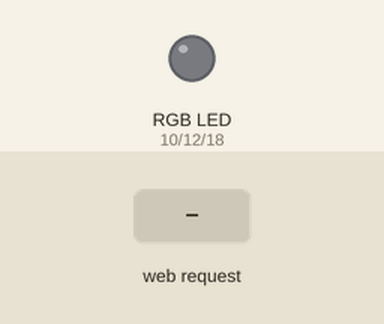
Recording of a program running on a simulated Raspberry Pi (header pin numbers). Parts: an RGB LED mixed from three pins (HIGH = lit). The test bench sets the inputs (shaded band). What the program prints to the terminal is not drawn.

Above: at 1.2 s.
1.3 s: HTTP request for /dance received
At 1.7 s:
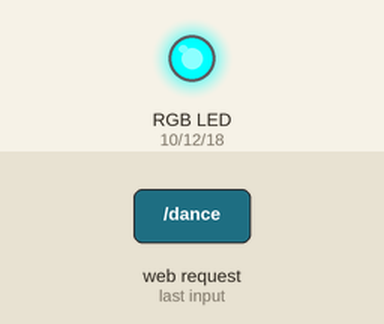
At 2.2 s:
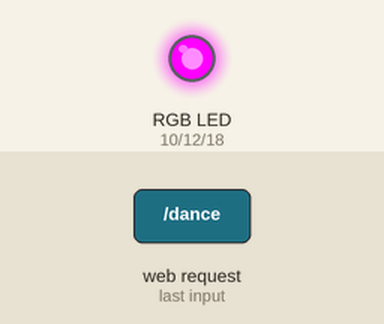
Timing chart, 0 to 25.3 s (numbered marks = the images above; inputs shaded):
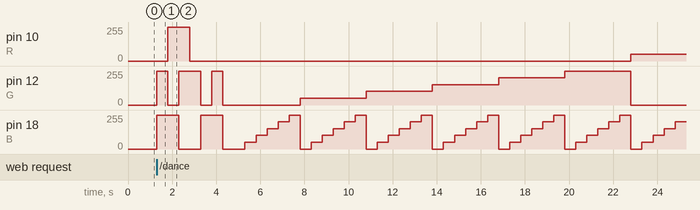

Measured:
- after the input at 1.3 s, pin 10 (R): 0/255 → 255/255 after 0.50 s, → 0/255 1.0 s later, → 51/255 20.0 s later; pin 12 (G): 0/255 → 255/255 at once, → 0/255 0.50 s later, → 255/255 0.50 s later, → 0/255 1.0 s later, … (12 changes in this stretch)

The program:

main.py
```python
from flask import Flask,render_template
import RPi.GPIO as GPIO
import time

GPIO.setwarnings(False)
GPIO.setmode(GPIO.BOARD)
R = 10
G = 12
B = 18
pir_pin = 16
light_pin = 40
GPIO.setup(pir_pin,GPIO.IN)
GPIO.setup(light_pin,GPIO.IN)

app = Flask(__name__)

@app.route('/')
def main():
    return render_template('main.html')

@app.route('/on')
def on():
    GPIO.setup(R,GPIO.OUT)
    GPIO.setup(G,GPIO.OUT)
    GPIO.setup(B,GPIO.OUT)

    GPIO.PWM(R,10)
    GPIO.PWM(G,10)
    GPIO.PWM(B,10)
    return render_template('main.html')
@app.route('/off')
def off():
    GPIO.setup(R,GPIO.IN)
    GPIO.setup(G,GPIO.IN)
    GPIO.setup(B,GPIO.IN)
    return render_template('main.html')
@app.route('/one')
def one():
    GPIO.setup(R,GPIO.IN)
    GPIO.setup(G,GPIO.IN)
    GPIO.setup(B,GPIO.OUT)

    #pwm_ledR = GPIO.PWM(R,500)
    #pwm_ledG = GPIO.PWM(G,500)
    pwm_ledB = GPIO.PWM(B,500)

    #pwm_ledR.start(100)
    #pwm_ledG.start(100)
    pwm_ledB.start(100)

    #pwm_ledR.ChangeDutyCycle(5)
    #pwm_ledG.ChangeDutyCycle(5)
    pwm_ledB.ChangeDutyCycle(1)
    return render_template('main.html')
@app.route('/two')
def two():
    GPIO.setup(R,GPIO.IN)
    GPIO.setup(G,GPIO.OUT)
    GPIO.setup(B,GPIO.IN)

    #pwm_ledR = GPIO.PWM(R,100)
    pwm_ledG = GPIO.PWM(G,100)
    #pwm_ledB = GPIO.PWM(B,100)n

    #pwm_ledR.start(100)
    pwm_ledG.start(100)
    #pwm_ledB.start(100)

    #pwm_ledR.ChangeDutyCycle(15)
    pwm_ledG.ChangeDutyCycle(50)
    #pwm_ledB.ChangeDutyCycle(22)
    return render_template('main.html')

@app.route('/three')
def three():
    GPIO.setup(R,GPIO.OUT)
    GPIO.setup(G,GPIO.IN)
    GPIO.setup(B,GPIO.IN)

    pwm_ledR = GPIO.PWM(R,500)
    #pwm_ledG = GPIO.PWM(G,500)
    #pwm_ledB = GPIO.PWM(B,500)

    pwm_ledR.start(100)
    #pwm_ledG.start(100)
    #pwm_ledB.start(100)

    pwm_ledR.ChangeDutyCycle(80)
    #pwm_ledG.ChangeDutyCycle(30)
    #pwm_ledB.ChangeDutyCycle(80)
    return render_template('main.html')

@app.route('/ok')
def ok():
    while True:
    #if RPi.GPIO.input(pir_pin):
        #print('jia')
        if GPIO.input(light_pin) and GPIO.input(pir_pin):

            GPIO.setup(R,GPIO.OUT)
            GPIO.setup(G,GPIO.OUT)
            GPIO.setup(B,GPIO.OUT)

            pwmR = GPIO.PWM(R,100)
            pwmG = GPIO.PWM(G,100)
            pwmB = GPIO.PWM(B,10)
        #pwmR.ChangeDutyCycle(100)
        #pwmG.ChangeDutyCycle(100)
        #pwmB.ChangeDutyCycle(0)
        else:

            GPIO.setup(R,GPIO.IN)
            GPIO.setup(G,GPIO.IN)
            GPIO.setup(B,GPIO.IN)

        time.sleep(0.5)
        # @app.route('/ok/exi')
        # def exi():
        #     return render_template('main.html')
    #   return render_template('main.html')
@app.route('/dance')
def dance():
    GPIO.setup(R, GPIO.OUT)
    GPIO.setup(G, GPIO.OUT)
    GPIO.setup(B, GPIO.OUT)

    pwmR = GPIO.PWM(R, 70)
    pwmG = GPIO.PWM(G, 70)
    pwmB = GPIO.PWM(B, 70)

    pwmR.start(0)
    pwmG.start(0)
    pwmB.start(0)

    try:
        t = 0.5
        while True:
            if 1 == 1:
                pwmR.ChangeDutyCycle(0)
                pwmG.ChangeDutyCycle(100)
                pwmB.ChangeDutyCycle(100)
                time.sleep(t)

                pwmR.ChangeDutyCycle(100)
                pwmG.ChangeDutyCycle(0)
                pwmB.ChangeDutyCycle(100)
                time.sleep(t)

                pwmR.ChangeDutyCycle(100)
                pwmG.ChangeDutyCycle(100)
                pwmB.ChangeDutyCycle(0)
                time.sleep(t)

                pwmR.ChangeDutyCycle(0)
                pwmG.ChangeDutyCycle(100)
                pwmB.ChangeDutyCycle(0)
                time.sleep(t)

                pwmR.ChangeDutyCycle(0)
                pwmG.ChangeDutyCycle(0)
                pwmB.ChangeDutyCycle(100)
                time.sleep(t)

                pwmR.ChangeDutyCycle(0)
                pwmG.ChangeDutyCycle(100)
                pwmB.ChangeDutyCycle(100)
                time.sleep(t)

                pwmR.ChangeDutyCycle(0)
                pwmG.ChangeDutyCycle(0)
                pwmB.ChangeDutyCycle(0)
                time.sleep(t)

                for r in range(0, 101, 20):
                    pwmR.ChangeDutyCycle(r)
                    for r in range(0, 101, 20):
                        pwmG.ChangeDutyCycle(r)
                        for r in range(0, 101, 20):
                            pwmB.ChangeDutyCycle(r)
                            time.sleep(t)

    except KeyboardInterrupt:
        pass
    pwmR.stop()
    pwmG.stop()
    pwmB.stop()

    GPIO.cleanup()


if __name__ == '__main__':
    app.run(host = '192.168.43.180')
```
